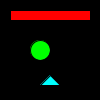
Frame 1 (no input)
Frame 60 (the mouse pressed at the canvas centre just before this capture): identical to frame 1, image omitted
Frame 120 (the mouse held since frame 60 and released just before this capture): identical to frame 1, image omitted

The Processing sketch that drew this single still picture (run headless with seeded random() and noise(); from frame 60 on, the mouse is pressed at the canvas centre):

// Processing sketch: AbstractClass_Anonymous
// ── AbstractClass_Anonymous.pde
ArrayList<Shape> shapes = new ArrayList<Shape>();

//Anonymous Classes extend Abstract Classes
//There will only be one triangle drawn
Shape triangle = new Shape(50, 75) {
  void draw() {
    fill(0, 255, 255);
    triangle(x, y, x-10, y+10, x+10, y+10);
  }
}
; //Not a mistake, ; is moved to a new line to see the {} connection


void setup() {
  size(100, 100);

  Rectangle r = new Rectangle(10, 10, 80, 10, color(255, 0, 0));
  Circle c = new Circle(40, 50, 20, color(0, 255, 0));

  shapes.add(r);
  shapes.add(c);
  shapes.add(triangle); //New line for Anonymous Class above
}

void draw() {

  background(0);

  for (int i = 0; i < shapes.size(); i++) {
    shapes.get(i).draw();
  }
}

abstract class Shape {
  float x;
  float y;

  Shape(float x, float y) {
    this.x = x;
    this.y = y;
  }

  abstract void draw();
}

class Rectangle extends Shape {

  float width;
  float height;
  color c;

  Rectangle(float x, float y, float width, float height, color c) {
    super(x, y);
    this.width = width;
    this.height = height;
    this.c = c;
  } 

  void draw() {
    fill(c);
    rect(x, y, width, height);
  }
}

class Circle extends Shape {

  float radius;
  color c;

  Circle(float x, float y, float radius, color c) {
    super(x, y);
    this.radius = radius;
    this.c = c;
  }

  void draw() {
    fill(c);
    ellipse(x, y, radius, radius);
  }
}
